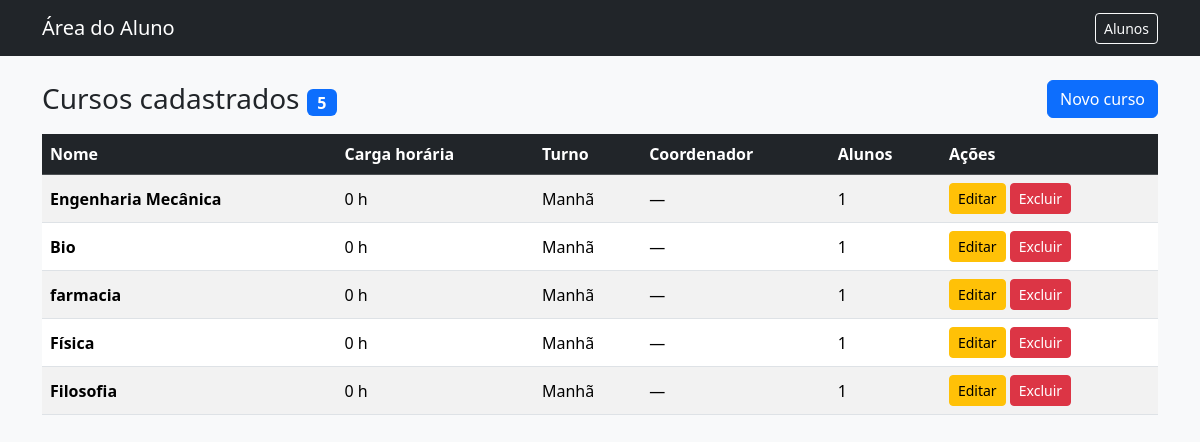
/aluno/cursos/, run on the app's committed database.
### aluno/models.py (models this page shows, shortened)
class Curso(models.Model):
    TURNOS = [
        ('M', 'Manhã'),
        ('T', 'Tarde'),
        ('N', 'Noite'),
    ]
    nome = models.CharField(max_length=100)
    carga_horaria = models.IntegerField(default=0)
    turno = models.CharField(max_length=1, choices=TURNOS, default='M')
    coordenador = models.CharField(max_length=100, blank=True)

### aluno/views.py (the view)
# urls.py: path('cursos/', views.cursos, name='cursos'),
def cursos(request):
    lista_cursos = Curso.objects.all()
    return render(request, 'aluno/cursos.html', {'cursos': lista_cursos})

### aluno/templates/aluno/cursos.html (shortened to what this page needs)
<!DOCTYPE html>
<html lang="pt-br">
<head>
    <link href="https://cdn.jsdelivr.net/npm/bootstrap@5.3.3/dist/css/bootstrap.min.css" rel="stylesheet">
</head>
<body class="bg-light">
    <nav class="navbar navbar-dark bg-dark mb-4">
        <div class="container">
            <a class="navbar-brand" href="{% url 'aluno' %}">Área do Aluno</a>
            <a class="btn btn-outline-light btn-sm" href="{% url 'aluno' %}">Alunos</a>
        </div>
    </nav>
    <main class="container pb-5">
        <div class="d-flex justify-content-between align-items-center mb-3">
            <h1 class="h3 mb-0">Cursos cadastrados <span class="badge bg-primary fs-6">{{ cursos|length }}</span></h1>
            <a href="{% url 'criar_curso' %}" class="btn btn-primary">Novo curso</a>
        </div>
        {% if cursos %}
        <div class="table-responsive">
            <table class="table table-striped table-hover align-middle">
                <thead class="table-dark">
                    <tr><th>Nome</th><th>Carga horária</th><th>Turno</th><th>Coordenador</th><th>Alunos</th><th>Ações</th></tr>
                </thead>
                <tbody>
                    {% for curso in cursos %}
                    <tr>
                        <td class="fw-semibold">{{ curso.nome }}</td>
                        <td>{{ curso.carga_horaria }} h</td>
                        <td>{{ curso.get_turno_display }}</td>
                        <td>{{ curso.coordenador|default:"—" }}</td>
                        <td>{{ curso.aluno_set.count }}</td>
                        <td class="text-nowrap">
                            <a href="{% url 'editar_curso' curso.pk %}" class="btn btn-sm btn-warning">Editar</a>
                            <a href="{% url 'excluir_curso' curso.pk %}" class="btn btn-sm btn-danger">Excluir</a>
                        </td>
                    </tr>
                    {% endfor %}
                </tbody>
            </table>
        </div>
        {% else %}
        <div class="alert alert-info">Nenhum curso cadastrado. Cadastre um curso antes de incluir alunos.</div>
        {% endif %}
    </main>
</body>
</html>

### data on the page
Curso: nome "Engenharia Mecânica", carga_horaria "0", turno "Manhã", coordenador "—", aluno_set.count "1"
Curso: nome "Bio", carga_horaria "0", turno "Manhã", coordenador "—", aluno_set.count "1"
Curso: nome "farmacia", carga_horaria "0", turno "Manhã", coordenador "—", aluno_set.count "1"
Curso: nome "Física", carga_horaria "0", turno "Manhã", coordenador "—", aluno_set.count "1"
Curso: nome "Filosofia", carga_horaria "0", turno "Manhã", coordenador "—", aluno_set.count "1"

### other printed values
{{ cursos|length }} "5"
